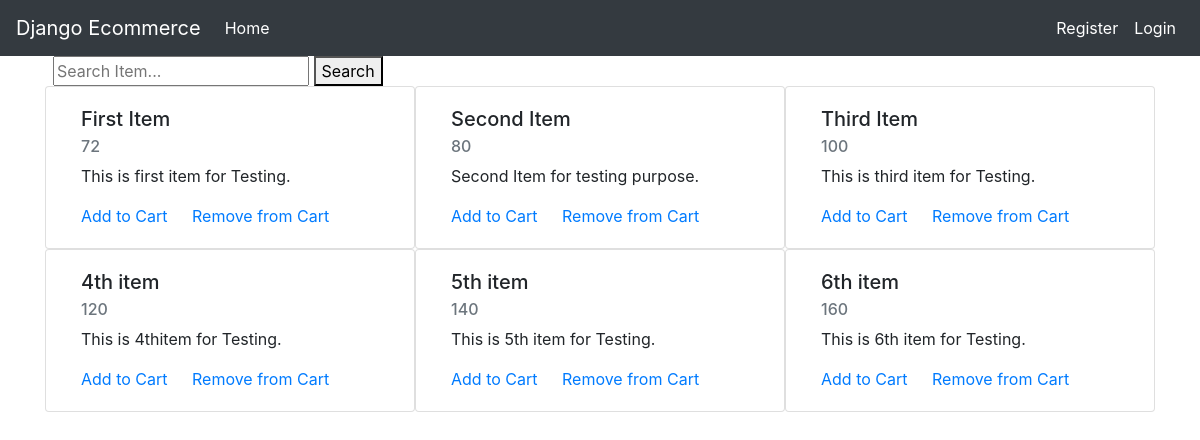
The page / on the database its author committed.
### store/models.py (models this page shows, shortened)
class Item(models.Model):
    title = models.CharField(max_length=100)
    price = models.PositiveIntegerField()
    details = models.CharField(max_length=500)

### store/views.py (the view)
# urls.py: path('', Home.as_view(), name='home'),
class Home(ListView):
    model = Item
    template_name = 'store/Home.html'

### store/templates/store/Home.html (shortened to what this page needs)
{%extends 'store/base.html'%}
{%block content%}
<div class="mx-2">
    <form method="get" action="{% url 'search' %}">
        <input name="query" type="text" class="input" placeholder="Search Item...">
        <button type="submit">Search</button>
    </form>
</div>
<div class="container">
    <div class="row">
        {%for product in object_list%}
        <div class="col-sm-4 card" style="width: 18rem;">
            <div class="card-body">
                <h5 class="card-title">{{product.title}}</h5>
                <h6 class="card-subtitle mb-2 text-muted">{{product.price}} </h6>
                <p class="card-text">{{product.details}}.</p>
                <a href="{%url 'add-to-cart' product.id %}" class="card-link">Add to Cart</a>
                <a href="{%url 'remove-from-cart' product.id %}" class="card-link">Remove from Cart</a>
            </div>
        </div>
        {%endfor%}
    </div>
</div>
{%endblock%}

### store/templates/store/base.html (shortened to what this page needs)
<!doctype html>
<html lang="en">
<head>
    <link rel="stylesheet" href="https://stackpath.bootstrapcdn.com/bootstrap/4.3.1/css/bootstrap.min.css"
>
</head>
<body>
{%include 'store/navbar.html'%}
<div class="container">
    {%block content%}{%endblock%}
</div>
</body>
</html>

### store/templates/store/navbar.html (shortened to what this page needs)
{% load cart_template_tags %}
<nav class="navbar navbar-expand-lg navbar-dark bg-dark">
    <a class="navbar-brand" href="{%url 'home'%}">Django Ecommerce</a>
    <div class="collapse navbar-collapse" id="navbarTogglerDemo02">
        <ul class="navbar-nav mr-auto mt-2 mt-lg-0">
            <li class="nav-item active">
                <a class="nav-link" href="{%url 'home'%}">Home <span class="sr-only">(current)</span></a>
            </li>
        </ul>
        <form class="form-inline my-2 my-lg-0">
            <ul class="navbar-nav nav-flex-icons">
                {%if request.user.is_authenticated%}
                {%if not request.user.ordered%}
                <li class="nav-item active">
                    <a href="{%url 'order-summary'%}" class="nav-link waves-effect">
                        <span class="badge red z-depth-1 mr-1"> {{request.user|cart_item_count}} </span>
                        <i class="fas fa-shopping-cart"></i>
                        <span class="clearfix d-none d-sm-inline-block"> Cart </span>
                    </a>
                </li>
                {%endif%}
                <li class="nav-item active">
                    <a class="nav-link waves-effect" href="{% url 'logout' %}">Logout</a>
                </li>
                {%else%}
                <li class="nav-item">
                    <a class="nav-link waves-effect active" href="{% url 'register' %}">Register</a>
                </li>
                <li class="nav-item">
                    <a class="nav-link waves-effect active" href="{% url 'login' %}">Login</a>
                </li>
                {%endif%}
            </ul>
        </form>
    </div>
</nav>

### rows shown on the page
Item: title "First Item", price "72", details "This is first item for Testing"
Item: title "Second Item", price "80", details "Second Item for testing purpose"
Item: title "Third Item", price "100", details "This is third item for Testing"
Item: title "4th item", price "120", details "This is 4thitem for Testing"
Item: title "5th item", price "140", details "This is 5th item for Testing"
Item: title "6th item", price "160", details "This is 6th item for Testing"
